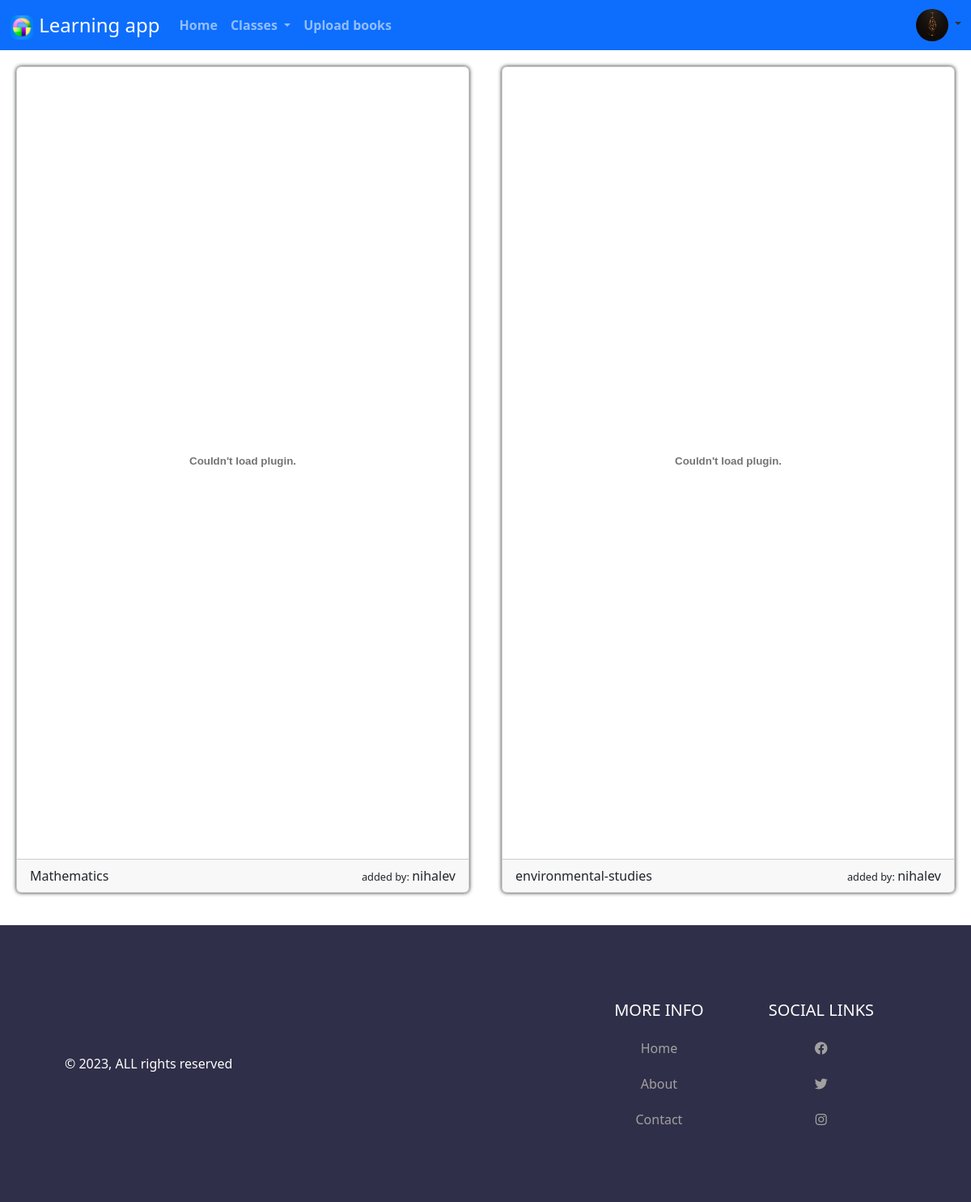
The page /class/4/ (signed in) on the database its author committed.
### myapp/models.py (models this page shows)
class PersonalDetails(models.Model):
    user = models.ForeignKey(User, on_delete=models.CASCADE)
    phone_number = models.CharField(max_length=20)
    date_of_birth = models.CharField(max_length=50)
    gender= models.CharField(max_length=10)
    city= models.CharField(max_length=50)
    image= models.FileField(upload_to='images', default='images\default.png')

class Textbooks(models.Model):
    addedby = models.ForeignKey(User, on_delete=models.CASCADE)
    classe = models.IntegerField()
    bookname = models.CharField(max_length=100)
    book = models.FileField(upload_to='pdf')

### myapp/views.py (the view)
# urls.py: path('class/<int:value>/',views.classes),
def classes(req,value):
       t=Textbooks.objects.filter(classe=value)
       p='null'
       if req.user.is_authenticated:
            p=PersonalDetails.objects.get(user_id=req.user)
       return render(req,'classes.html',{'ps':p,'t':t})

### myapp/templates/classes.html
{% extends "home.html" %}
{% load static %}
{% block con %}
 <div class="container-fluid" style="padding-bottom: 40px;">
  <div class="row">
  {% for i in t %}
  <div class="col-xl-6">
    <div class="card" style="width: 100%;">
        <div class="card-body">
          <object data="{{ i.book.url }}#toolbar=0" type="application/pdf" width="100%" height="940px"></object>
        </div>
        <div class="card-footer">
          <div class="row">
            <div class="col-7">{{ i.bookname }}</div>
            <div class="col-5 text-end"><span style="font-size: 80%">added by: </span>{{ i.addedby }}</div>
          </div>
        </div>
      </div>
  </div>
  {% endfor %}
  </div>
  </div>
 {% endblock con %}

### myapp/templates/home.html (shortened to what this page needs)
{% load static %}
<!DOCTYPE html>
<html lang="en">
<head>
    <link href="https://cdn.jsdelivr.net/npm/bootstrap@5.3.0-alpha1/dist/css/bootstrap.min.css" rel="stylesheet">
    <link rel="stylesheet" href="{% static 'css/style.css' %}">
      <link rel="stylesheet" href="https://pro.fontawesome.com/releases/v6.0.0-beta1/css/all.css" />
</head>
<body>
    <nav class="navbar navbar-expand-lg bg-primary navbar-dark">
        <div class="container-fluid">
          <a class="navbar-brand" href="" style="font-family: 'Segoe UI', Tahoma, Geneva, Verdana, sans-serif; font-size: x-large; "><img src="{% static 'icons.ico' %}" width="30" height="30">  Learning app</a>
          <div class="collapse navbar-collapse" id="navbarSupportedContent">
            <ul class="navbar-nav me-auto mb-2 mb-lg-0">
              <li class="nav-item">
                <a class="nav-link {% if request.path == '/' %}active{% endif %}" href="/">Home</a>
              </li>
              <li class="nav-item dropdown">
                <a class="nav-link {% if request.path == '/class' %}active{% endif %} dropdown-toggle" role="button" data-bs-toggle="dropdown" aria-expanded="false">
                  Classes
                </a>
              </li>
              <li class="nav-item">
                <a class="nav-link {% if request.path == '/addbook' %}active{% endif %}" href="/addbook">Upload books</a>
              </li>
            </ul>
            {% if user.is_authenticated %}
            <div class="dropdown">
              <i class=" dropdown-toggle" data-bs-toggle="dropdown" aria-expanded="false" style="color:rgb(49, 49, 49);">
                <img id="userlogo" src="{{ ps.image.url }}">
              </i>
            </div>
            {% endif %}
          </div>
        </div>
      </nav>
      {% block con %}{% endblock con %}
 <footer class="footer">
        <div class="copy">&copy; 2023, ALL rights reserved</div>
        <div class="bottom-links">
          <div class="links">
            <span>More Info</span>
            <a href="/">Home</a>
            <a href="/#">About</a>
            <a href="https://mail.google.com/mail/u/0/?tf=cm&to=nihalev111@gmail.com">Contact</a>
          </div>
          <div class="links">
            <span>Social Links</span>
            <a href="https://www.facebook.com/nihalev.ev"><i class="fab fa-facebook"></i></a>
            <a href="https://twitter.com/MOHAMMEDNIHALEV"><i class="fab fa-twitter"></i></a>
            <a href="https://www.instagram.com/_nihal_ev_"><i class="fab fa-instagram"></i></a>
          </div>
        </div>
      </footer>
</body>
</html>

### myapp/static/css/style.css (style rules this page uses)
.col-xl-6 { padding-top: 20px; padding-left: 20px; padding-right: 20px; }
.nav-item { font-weight: bold; }
.card { box-shadow: 0 0 5px; }
#userlogo { width: 40px; height: 40px; border-radius: 50%; }
.footer { display: flex; justify-content: space-between; align-items: center; background-color: #302f49; padding: 40px 80px; }
.footer .copy { color: #fff; }
.bottom-links { display: flex; justify-content: space-around; align-items: center; padding: 40px 0; }
.bottom-links .links { display: flex; flex-direction: column; justify-content: center; align-items: center; padding: 0 40px; }
.bottom-links .links span { font-size: 20px; color: #fff; text-transform: uppercase; margin: 10px 0; }
.bottom-links .links a { text-decoration: none; color: #a1a1a1; padding: 10px 20px; }

### rows shown on the page
PersonalDetails: image (picture)
Textbooks: bookname "Mathematics", addedby "nihalev"
Textbooks: bookname "environmental-studies", addedby "nihalev"
